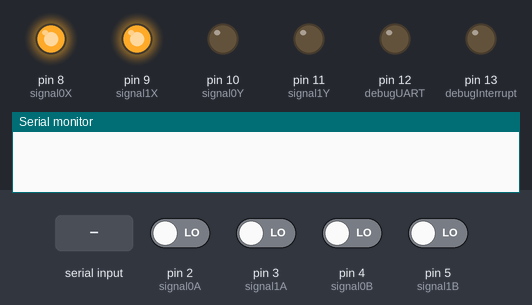
Bench run of a sketch on a simulated Arduino Uno, built with avr-gcc and run on an emulated ATmega328P. Parts: output pins drawn as LEDs (lit = HIGH), the last lines printed to the serial monitor. The inputs (shaded band) are chosen by the test bench; at power-on: pin 2 (signal0A), pin 3 (signal1A), pin 4 (signal0B), pin 5 (signal1B) LOW.

Above: at 1.2 s.
1.3 s: pin 2 (signal0A) driven HIGH
At 2.5 s:
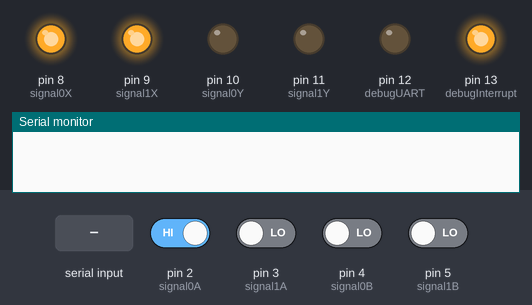
5.8 s: byte 109 ('m') received over Serial
8.8 s: pin 3 (signal1A) driven HIGH
At 9.4 s:
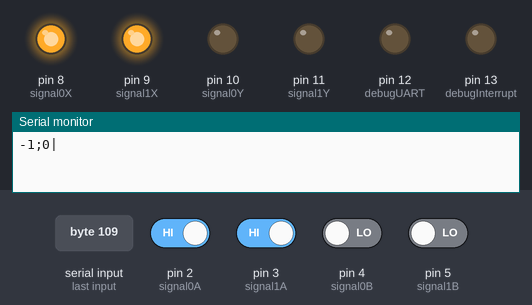
Timing chart, 0 to 11.3 s (numbered marks = the images above; inputs shaded):
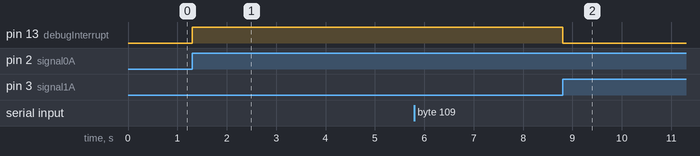

The sketch:

arduino-fw.ino
```cpp
#include <Arduino.h>
//Constants

//Digital inputs for motor M0 and M1
const int signal0A = 2;
const int signal0B = 4;
const int signal1A = 3;
const int signal1B = 5;
const int signal0X = 8;
const int signal1X = 9;
const int signal0Y = 10;
const int signal1Y = 11;

//debugging pins
const int debugUART = 12;
const int debugInterrupt = 13;

//Interrupt functions
void CountMotor0();
void CountMotor1();


//Global variables
volatile long countM0 = 0;
volatile long countM1 = 0;

// We communicate with the Arduino at 115200 baud.
#define SERIAL_BAUD 115200

#define FW_VER 2

void setup() {
  Serial.begin(SERIAL_BAUD);

  //Mode declaration
  pinMode(signal0A, INPUT);
  pinMode(signal0B, INPUT);

  pinMode(signal1A, INPUT);
  pinMode(signal1B, INPUT);

  pinMode(signal0X, OUTPUT);
  pinMode(signal1X, OUTPUT);

  pinMode(signal0Y, OUTPUT);
  pinMode(signal1Y, OUTPUT);

  digitalWrite(signal0X, HIGH);
  digitalWrite(signal1X, HIGH);

  digitalWrite(signal0Y, LOW);
  digitalWrite(signal1Y, LOW);

  pinMode(debugUART, OUTPUT);
  pinMode(debugInterrupt, OUTPUT);

  //Trigger interrupts on rising edges of M0 and M1 A signals

  attachInterrupt(digitalPinToInterrupt(signal0A), CountMotor0, RISING);
  attachInterrupt(digitalPinToInterrupt(signal1A), CountMotor1, RISING);
}

int read_pin() {
  // Convert the ASCII character to a pin number.
  // a -> 0, b -> 1, c -> 2, etc.
  while (!Serial.available());
  int pin = Serial.read();
  return (int)(pin - 'a');
}

void command_read() {
  int pin = read_pin();
  // Read from the expected pin.
  int level = digitalRead(pin);
  // Send back the result indicator.
  if (level == HIGH) {
    Serial.write('h');
  } else {
    Serial.write('l');
  }
}

void command_analog_read() {
  int pin = read_pin();
  int value = analogRead(pin);
  Serial.print(value);
}

void command_write(int level) {
  int pin = read_pin();
  digitalWrite(pin, level);
}

void command_mode(int mode) {
  int pin = read_pin();
  pinMode(pin, mode);
}

void command_ultrasound() {
  int pulse = read_pin();
  int echo = read_pin();

  // config pins to correct modes
  pinMode(pulse, OUTPUT);
  pinMode(echo, INPUT);

  // provide pulse to trigger reading
  digitalWrite(pulse, LOW);
  delayMicroseconds(2);
  digitalWrite(pulse, HIGH);
  delayMicroseconds(5);
  digitalWrite(pulse, LOW);

  // measure the echo time on the echo pin
  int duration = pulseIn(echo, HIGH, 60000);
  Serial.print(microsecondsToMm(duration));
}

long microsecondsToMm(long microseconds) {
  // The speed of sound is 340 m/s or 29 microseconds per centimeter.
  // The ping travels out and back, so to find the distance we need half
  // 10 x (us / 29 / 2)
  return (5 * microseconds / 29);
}

// CUSTOM MOTOR HANDLING //


//Interrupt functions
void CountMotor0()
{
  if (digitalRead(debugInterrupt))
    digitalWrite(debugInterrupt, 0);
  else
    digitalWrite(debugInterrupt, 1);
  //Check if B is high or low to decide how to change the count
  countM0 -= (digitalRead(signal0B) == 0 ? 1 : -1);
}

void CountMotor1()
{
  digitalWrite(debugInterrupt, 1);
  countM1 -= (digitalRead(signal1B) == 0 ? 1 : -1);
  digitalWrite(debugInterrupt, 0);
}

void motorHandleSerial() {
  if (Serial.read()) {
    //Turn of interrupts whilst reallocating the location of countM0 and countM1
    noInterrupts();
    //Store volatile variables in some cache
    long countM0Copy = countM0;
    long countM1Copy = countM1;
    interrupts();

    //This pulse allows us to see how long the message takes to be sent of the serial port
    digitalWrite(debugUART, 1);

    Serial.print(countM0Copy);
    Serial.print(";");
    Serial.print(countM1Copy);
    Serial.print("|");

    //Print out the counts to the serial port
    // One byte at a time...
    //int i;
    //for (i = 0; i < 4; i++) {
    //    Serial.write((uint8_t)countM0Copy);
    //    countM0Copy >>= 8;
    //}

    //for (i = 0; i < 4; i++) {
    //    Serial.write((uint8_t)countM1Copy);
    //    countM1Copy >>= 8;
    //}

    digitalWrite(debugUART, 0);
  }
}

// EXISTING CODE //

void loop() {
  // Fetch all commands that are in the buffer
  while (Serial.available()) {
    int selected_command = Serial.read();
    // Do something different based on what we got:
    switch (selected_command) {
      case 'a':
        command_analog_read();
        break;
      case 'r':
        command_read();
        break;
      case 'l':
        command_write(LOW);
        break;
      case 'h':
        command_write(HIGH);
        break;
      case 'i':
        command_mode(INPUT);
        break;
      case 'o':
        command_mode(OUTPUT);
        break;
      case 'p':
        command_mode(INPUT_PULLUP);
        break;
      case 'u':
        command_ultrasound();
        break;
      case 'v':
        Serial.print("SRcustom:");
        Serial.print(FW_VER);
        break;
      case 'm':
        motorHandleSerial();
        break;
      case 'c': // c to reset counts
        countM0 = 0;
        countM1 = 0;
        break;
      default:
        // A problem here: we do not know how to handle the command!
        // Just ignore this for now.
        break;
    }
    Serial.print("\n");
  }
}
```

Measured:
- after the input at 1.3 s, pin 13 (debugInterrupt): LOW → HIGH at once
- after the input at 8.8 s, pin 13 (debugInterrupt): HIGH → LOW at once
